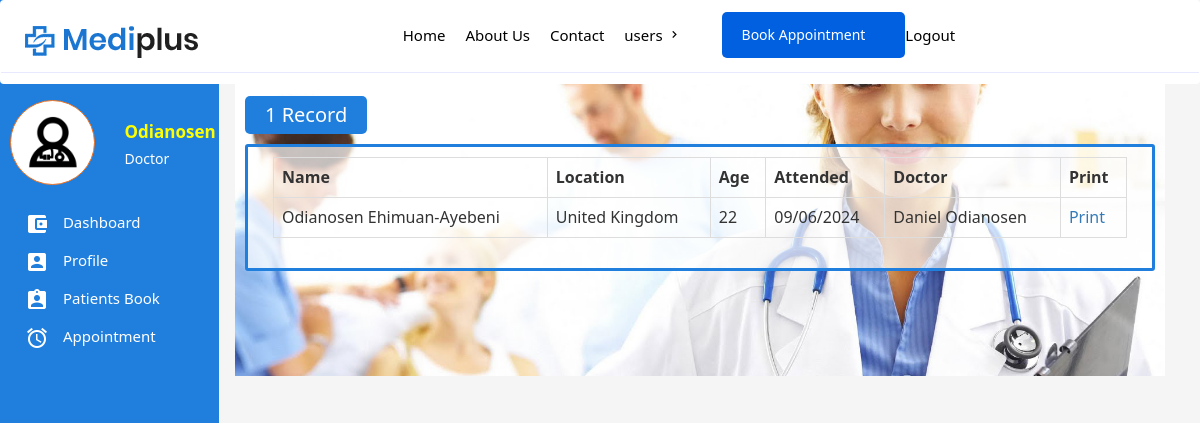
The page /patients.php (signed in) on the database its author committed.
### tables this page shows
CREATE TABLE `patients` (
  `id` int(11) NOT NULL,
  `name` varchar(255) NOT NULL,
  `location` varchar(255) NOT NULL,
  `age` varchar(255) NOT NULL,
  `gender` varchar(255) NOT NULL,
  `phone` varchar(255) NOT NULL,
  `dateOfBirth` varchar(255) NOT NULL,
  `cTime` varchar(255) NOT NULL,
  `diagnosis` text NOT NULL,
  `prescription` text NOT NULL,
  `token` varchar(255) NOT NULL,
  `doctor` varchar(255) NOT NULL,
  `number` varchar(255) DEFAULT NULL,
  `pcondition` varchar(255) DEFAULT NULL
);

CREATE TABLE `users` (
  `id` int(11) NOT NULL,
  `firstName` varchar(255) NOT NULL,
  `secondName` varchar(255) NOT NULL,
  `email` varchar(255) NOT NULL,
  `password` varchar(255) NOT NULL,
  `token` varchar(255) NOT NULL,
  `status` int(11) NOT NULL,
  `phone` varchar(255) NOT NULL,
  `profile` varchar(255) DEFAULT NULL,
  `gender` varchar(255) NOT NULL,
  `role` varchar(255) DEFAULT NULL
);

### classes/Db.class.php (called while the page is built, shortened)
<?php
class Db{
	public static function connect(){
		try{
			$db = new PDO("mysql:host=".Config::DB_HOST.";dbname=".Config::DB_NAME,Config::DB_USER, Config::DB_PASSWORD);
			$db->setAttribute(PDO::ATTR_ERRMODE, PDO::ERRMODE_EXCEPTION);
		} catch(Exception $e){
			self::returnedSQlError($e);
		}
		return $db;
	}
	public static function fetch($table, $columns,  $whereClause, $whereValue, $orderBy, $limit, $groupBy){
		if($limit == ""){
			$limit = "";
		} else {
			$limit = " LIMIT $limit ";
		}
		if($orderBy == ""){
			$orderBy = "";
		} else {
			$orderBy = " ORDER BY $orderBy ";
		}
		if($groupBy == ""){
			$groupBy = "";
		} else {
			$groupBy = "GROUP BY $groupBy";
		}
		$con = self::connect();
		if($columns == ""){
			$query = $con->prepare("SELECT * FROM $table WHERE $whereClause $groupBy $orderBy $limit");
			if($whereValue != ""){
				if(is_array($whereValue)){
					$n = 0;
					$countWhereValue = count($whereValue);
					while($n < $countWhereValue){
						$paramsCount = $n + 1;
						$query->bindParam($paramsCount, $whereValue[$n]);
						$n++;
					}
				} else {
					$query->bindParam(1, $whereValue);
				}
			} else {
				$query = $con->prepare("SELECT * FROM $table  $groupBy $orderBy  $limit");
			}
		} else {
			$sql = "SELECT ";
			if(is_array($columns)){
				$colsCount = count($columns);
				$start = 0;
				while($start < $colsCount){
					$commas = $start + 1;
					if($commas == $colsCount){
						$sql .= $columns[$start]." ";
					} else {
						$sql .= $columns[$start].", ";
					}
					$start ++;
				}
			} else {
				$sql .= "$columns ";
			}
			if($whereValue != ""){
				$sql .= "FROM $table WHERE $whereClause $groupBy $orderBy $limit";
				$query = $con->prepare($sql);
				if(is_array($whereValue)){
					$n = 0;
					$countWhereValue = count($whereValue);
					while($n < $countWhereValue){
						$paramsCount = $n + 1;
						$query->bindParam($paramsCount, $whereValue[$n]);
						$n++;
					}
				} else {
					$query->bindParam(1, $whereValue);
				}
			} else {
				$sql .= "FROM $table $groupBy $orderBy $limit";
				$query = $con->prepare($sql);
			}
		}
		$query->execute();
		return $query;
	}
	public static function count($query){
		return $query->rowCount();
	}
	public static function assoc($query){
		return $query->fetch(PDO::FETCH_ASSOC);
	}
	public static function num($query){
		return $query->fetch(PDO::FETCH_NUM);
	}
}

### classes/User.class.php (called while the page is built, shortened)
<?php
class User{
	public static function get($token, $field){
		$query = Db::fetch("users", "$field", "token = ? ", $token, "", "", "" );
		$data = Db::num($query);
		return $data[0];
	}
}

### classes/Patient.class.php (the view, shortened to what this page needs)
<?php
class Patient{
	public static function get($token, $field){
		$query = Db::fetch("patients", "$field", "token = ? ", $token, "", "", "");
		if(Db::count($query)){
			$data = Db::num($query);
			return $data[0];
		}
	}
	public static function patientsBooks(){
		$query = Db::fetch("patients", "", "", "", "id DESC", "", "");
		if(Db::count($query)){
			if(Db::count($query) == 1){
				$countP = Db::count($query)." Record";
			} else {
				$countP = Db::count($query)." Records";
			}
			echo "<div class='badge-header'>$countP</div>";
			echo "<div class='form-holder'><table class='table table-bordered'>";
		    echo "
					<tr>
						<td><strong>Name</strong></td>
						<td><strong>Location</strong></td>
						<td><strong>Age</strong></td>
						<td><strong>Attended</strong></td>
						<td><strong>Doctor</strong></td>
						<td><strong>Print</strong></td>
					<tr>
			";
			while($data = Db::assoc($query)){
				$token = $data['token'];
				$name = self::get($token, "name");
				$location = self::get($token, "location");
				$age = self::get($token, "age");
				$time = self::get($token, "cTime");
				$date = strftime(date("d/m/Y", $time));
				$doctor = self::get($token, "doctor");
				$docName = User::get($doctor, "firstName")." ".User::get($doctor, "secondName");
				echo "
					<tr>
						<td>$name</td>
						<td>$location</td>
						<td>$age</td>
						<td>$date</td>
						<td>$docName</td>
						<td><a href='print.php?patient=$token'>Print</a></td>
					<tr>
			";
			}
			echo "</table></div>";
		} else {
			Messages::info("There is no record in the moment");
		}
	}
}

### css/main.css (style rules this page uses)
body { background: #F5F5F5; font-family: "Segoe UI", Frutiger, "Frutiger Linotype", "Dejavu Sans", "Helvetica Neue", Arial, sans-serif !important; }
.badge-header { background: #207FDD; display: inline-block; padding: 5px 20px; font-size: 20px; border-radius: 5px; color: #fff; margin: 10px 0; }
.form-holder { padding: 10px 25px; border: 3px solid #207FDD; border-radius: 3px; background: rgba(255, 255, 255, 0.7); }

### inc/head.inc.php (style rules this page uses)
* { padding: 0; margin:0; }
body,html { box-sizing: border-box; overflow-x: hidden; scroll-behavior: smooth; font-family: "Poppins", sans-serif; }

### rows shown on the page
patients: name "Odianosen Ehimuan-Ayebeni", location "United Kingdom", age "22", date "09/06/2024", docName "Daniel Odianosen"

### other values the page prints
$userFirstName "Odianosen"
$userRole "Doctor"
$countP "1 Record"
